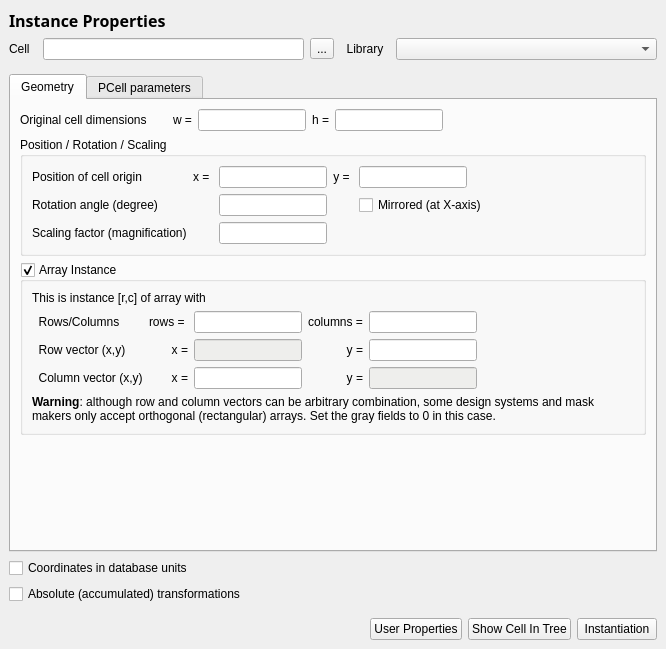
<?xml version="1.0" encoding="UTF-8"?>
<ui version="4.0">
 <class>InstPropertiesPage</class>
 <widget class="QWidget" name="InstPropertiesPage">
  <property name="geometry">
   <rect>
    <x>0</x>
    <y>0</y>
    <width>666</width>
    <height>649</height>
   </rect>
  </property>
  <property name="windowTitle">
   <string>Form</string>
  </property>
  <layout class="QVBoxLayout">
   <property name="spacing">
    <number>6</number>
   </property>
   <property name="leftMargin">
    <number>9</number>
   </property>
   <property name="topMargin">
    <number>9</number>
   </property>
   <property name="rightMargin">
    <number>9</number>
   </property>
   <property name="bottomMargin">
    <number>9</number>
   </property>
   <item>
    <widget class="QFrame" name="frame_3">
     <property name="frameShape">
      <enum>QFrame::NoFrame</enum>
     </property>
     <property name="frameShadow">
      <enum>QFrame::Raised</enum>
     </property>
     <layout class="QHBoxLayout">
      <property name="spacing">
       <number>6</number>
      </property>
      <property name="leftMargin">
       <number>0</number>
      </property>
      <property name="topMargin">
       <number>0</number>
      </property>
      <property name="rightMargin">
       <number>0</number>
      </property>
      <property name="bottomMargin">
       <number>0</number>
      </property>
      <item>
       <widget class="QLabel" name="label_12">
        <property name="font">
         <font>
          <family>Sans Serif</family>
          <pointsize>12</pointsize>
          <weight>75</weight>
          <italic>false</italic>
          <bold>true</bold>
          <underline>false</underline>
          <strikeout>false</strikeout>
         </font>
        </property>
        <property name="text">
         <string>Instance Properties</string>
        </property>
       </widget>
      </item>
      <item>
       <widget class="QLabel" name="info_lbl">
        <property name="sizePolicy">
         <sizepolicy hsizetype="Fixed" vsizetype="Fixed">
          <horstretch>0</horstretch>
          <verstretch>0</verstretch>
         </sizepolicy>
        </property>
        <property name="text">
         <string/>
        </property>
        <property name="alignment">
         <set>Qt::AlignRight|Qt::AlignTrailing|Qt::AlignVCenter</set>
        </property>
       </widget>
      </item>
     </layout>
    </widget>
   </item>
   <item>
    <widget class="QFrame" name="frame_4">
     <property name="frameShape">
      <enum>QFrame::NoFrame</enum>
     </property>
     <property name="frameShadow">
      <enum>QFrame::Raised</enum>
     </property>
     <layout class="QHBoxLayout">
      <property name="spacing">
       <number>6</number>
      </property>
      <property name="leftMargin">
       <number>0</number>
      </property>
      <property name="topMargin">
       <number>0</number>
      </property>
      <property name="rightMargin">
       <number>0</number>
      </property>
      <property name="bottomMargin">
       <number>0</number>
      </property>
      <item>
       <widget class="QLabel" name="label_3">
        <property name="text">
         <string>Cell  </string>
        </property>
       </widget>
      </item>
      <item>
       <widget class="QLineEdit" name="cell_name_le">
        <property name="sizePolicy">
         <sizepolicy hsizetype="Expanding" vsizetype="Fixed">
          <horstretch>0</horstretch>
          <verstretch>0</verstretch>
         </sizepolicy>
        </property>
       </widget>
      </item>
      <item>
       <widget class="QToolButton" name="browse_pb">
        <property name="text">
         <string>...</string>
        </property>
       </widget>
      </item>
      <item>
       <widget class="QLabel" name="label_18">
        <property name="text">
         <string>  Library  </string>
        </property>
       </widget>
      </item>
      <item>
       <widget class="lay::LibrarySelectionComboBox" name="lib_cbx">
        <property name="sizePolicy">
         <sizepolicy hsizetype="Expanding" vsizetype="Fixed">
          <horstretch>0</horstretch>
          <verstretch>0</verstretch>
         </sizepolicy>
        </property>
       </widget>
      </item>
     </layout>
    </widget>
   </item>
   <item>
    <spacer>
     <property name="orientation">
      <enum>Qt::Vertical</enum>
     </property>
     <property name="sizeType">
      <enum>QSizePolicy::Fixed</enum>
     </property>
     <property name="sizeHint" stdset="0">
      <size>
       <width>20</width>
       <height>8</height>
      </size>
     </property>
    </spacer>
   </item>
   <item>
    <widget class="QTabWidget" name="param_tab_widget">
     <property name="sizePolicy">
      <sizepolicy hsizetype="Expanding" vsizetype="Expanding">
       <horstretch>0</horstretch>
       <verstretch>1</verstretch>
      </sizepolicy>
     </property>
     <property name="currentIndex">
      <number>0</number>
     </property>
     <widget class="QWidget" name="tab">
      <property name="sizePolicy">
       <sizepolicy hsizetype="Preferred" vsizetype="Minimum">
        <horstretch>0</horstretch>
        <verstretch>0</verstretch>
       </sizepolicy>
      </property>
      <attribute name="title">
       <string>Geometry</string>
      </attribute>
      <layout class="QVBoxLayout">
       <property name="spacing">
        <number>6</number>
       </property>
       <property name="leftMargin">
        <number>9</number>
       </property>
       <property name="topMargin">
        <number>9</number>
       </property>
       <property name="rightMargin">
        <number>9</number>
       </property>
       <property name="bottomMargin">
        <number>9</number>
       </property>
       <item>
        <widget class="QFrame" name="frame_2">
         <property name="frameShape">
          <enum>QFrame::NoFrame</enum>
         </property>
         <property name="frameShadow">
          <enum>QFrame::Raised</enum>
         </property>
         <layout class="QHBoxLayout" name="horizontalLayout">
          <property name="leftMargin">
           <number>0</number>
          </property>
          <property name="topMargin">
           <number>0</number>
          </property>
          <property name="rightMargin">
           <number>0</number>
          </property>
          <property name="bottomMargin">
           <number>0</number>
          </property>
          <item>
           <widget class="QLabel" name="label_19">
            <property name="text">
             <string>Original cell dimensions      </string>
            </property>
           </widget>
          </item>
          <item>
           <widget class="QLabel" name="label_20">
            <property name="text">
             <string>w =</string>
            </property>
           </widget>
          </item>
          <item>
           <widget class="QLineEdit" name="cw_le">
            <property name="sizePolicy">
             <sizepolicy hsizetype="Fixed" vsizetype="Fixed">
              <horstretch>0</horstretch>
              <verstretch>0</verstretch>
             </sizepolicy>
            </property>
            <property name="frame">
             <bool>true</bool>
            </property>
            <property name="readOnly">
             <bool>true</bool>
            </property>
           </widget>
          </item>
          <item>
           <widget class="QLabel" name="label_21">
            <property name="text">
             <string>h =</string>
            </property>
           </widget>
          </item>
          <item>
           <widget class="QLineEdit" name="ch_le">
            <property name="sizePolicy">
             <sizepolicy hsizetype="Fixed" vsizetype="Fixed">
              <horstretch>0</horstretch>
              <verstretch>0</verstretch>
             </sizepolicy>
            </property>
            <property name="readOnly">
             <bool>true</bool>
            </property>
           </widget>
          </item>
          <item>
           <spacer name="horizontalSpacer_3">
            <property name="orientation">
             <enum>Qt::Horizontal</enum>
            </property>
            <property name="sizeHint" stdset="0">
             <size>
              <width>127</width>
              <height>20</height>
             </size>
            </property>
           </spacer>
          </item>
         </layout>
        </widget>
       </item>
       <item>
        <widget class="QGroupBox" name="groupBox">
         <property name="title">
          <string>Position / Rotation / Scaling</string>
         </property>
         <layout class="QGridLayout">
          <property name="leftMargin">
           <number>9</number>
          </property>
          <property name="topMargin">
           <number>9</number>
          </property>
          <property name="rightMargin">
           <number>9</number>
          </property>
          <property name="bottomMargin">
           <number>9</number>
          </property>
          <property name="spacing">
           <number>6</number>
          </property>
          <item row="1" column="4">
           <widget class="QCheckBox" name="mirror_cbx">
            <property name="sizePolicy">
             <sizepolicy hsizetype="Minimum" vsizetype="Fixed">
              <horstretch>0</horstretch>
              <verstretch>0</verstretch>
             </sizepolicy>
            </property>
            <property name="text">
             <string>Mirrored (at X-axis)</string>
            </property>
           </widget>
          </item>
          <item row="0" column="0">
           <widget class="QLabel" name="label">
            <property name="text">
             <string>Position of cell origin</string>
            </property>
           </widget>
          </item>
          <item row="2" column="0">
           <widget class="QLabel" name="label_17">
            <property name="text">
             <string>Scaling factor (magnification)</string>
            </property>
           </widget>
          </item>
          <item row="2" column="2">
           <widget class="QLineEdit" name="mag_le">
            <property name="sizePolicy">
             <sizepolicy hsizetype="Fixed" vsizetype="Fixed">
              <horstretch>0</horstretch>
              <verstretch>0</verstretch>
             </sizepolicy>
            </property>
           </widget>
          </item>
          <item row="1" column="2">
           <widget class="QLineEdit" name="angle_le">
            <property name="sizePolicy">
             <sizepolicy hsizetype="Fixed" vsizetype="Fixed">
              <horstretch>0</horstretch>
              <verstretch>0</verstretch>
             </sizepolicy>
            </property>
           </widget>
          </item>
          <item row="0" column="1">
           <widget class="QLabel" name="label_5">
            <property name="text">
             <string>x = </string>
            </property>
           </widget>
          </item>
          <item row="0" column="3">
           <widget class="QLabel" name="label_7">
            <property name="text">
             <string>y = </string>
            </property>
            <property name="alignment">
             <set>Qt::AlignRight|Qt::AlignTrailing|Qt::AlignVCenter</set>
            </property>
           </widget>
          </item>
          <item row="1" column="0">
           <widget class="QLabel" name="label_2">
            <property name="text">
             <string>Rotation angle (degree)</string>
            </property>
           </widget>
          </item>
          <item row="0" column="2">
           <widget class="QLineEdit" name="pos_x_le">
            <property name="sizePolicy">
             <sizepolicy hsizetype="Fixed" vsizetype="Fixed">
              <horstretch>0</horstretch>
              <verstretch>0</verstretch>
             </sizepolicy>
            </property>
           </widget>
          </item>
          <item row="0" column="4">
           <widget class="QLineEdit" name="pos_y_le">
            <property name="sizePolicy">
             <sizepolicy hsizetype="Fixed" vsizetype="Fixed">
              <horstretch>0</horstretch>
              <verstretch>0</verstretch>
             </sizepolicy>
            </property>
           </widget>
          </item>
          <item row="0" column="5">
           <spacer name="horizontalSpacer">
            <property name="orientation">
             <enum>Qt::Horizontal</enum>
            </property>
            <property name="sizeHint" stdset="0">
             <size>
              <width>40</width>
              <height>20</height>
             </size>
            </property>
           </spacer>
          </item>
         </layout>
        </widget>
       </item>
       <item>
        <widget class="QGroupBox" name="array_grp">
         <property name="sizePolicy">
          <sizepolicy hsizetype="Preferred" vsizetype="Preferred">
           <horstretch>0</horstretch>
           <verstretch>0</verstretch>
          </sizepolicy>
         </property>
         <property name="title">
          <string>Array Instance</string>
         </property>
         <property name="checkable">
          <bool>true</bool>
         </property>
         <layout class="QGridLayout">
          <property name="leftMargin">
           <number>9</number>
          </property>
          <property name="topMargin">
           <number>9</number>
          </property>
          <property name="rightMargin">
           <number>9</number>
          </property>
          <property name="bottomMargin">
           <number>9</number>
          </property>
          <property name="spacing">
           <number>6</number>
          </property>
          <item row="3" column="0">
           <widget class="QLabel" name="label_16">
            <property name="text">
             <string>  Column vector (x,y)</string>
            </property>
           </widget>
          </item>
          <item row="3" column="1">
           <widget class="QLabel" name="label_14">
            <property name="text">
             <string>x =</string>
            </property>
            <property name="alignment">
             <set>Qt::AlignRight|Qt::AlignTrailing|Qt::AlignVCenter</set>
            </property>
           </widget>
          </item>
          <item row="3" column="3">
           <widget class="QLabel" name="label_15">
            <property name="text">
             <string>y =</string>
            </property>
            <property name="alignment">
             <set>Qt::AlignRight|Qt::AlignTrailing|Qt::AlignVCenter</set>
            </property>
           </widget>
          </item>
          <item row="2" column="3">
           <widget class="QLabel" name="label_10">
            <property name="text">
             <string>y =</string>
            </property>
            <property name="alignment">
             <set>Qt::AlignRight|Qt::AlignTrailing|Qt::AlignVCenter</set>
            </property>
           </widget>
          </item>
          <item row="2" column="1">
           <widget class="QLabel" name="label_11">
            <property name="text">
             <string>x =</string>
            </property>
            <property name="alignment">
             <set>Qt::AlignRight|Qt::AlignTrailing|Qt::AlignVCenter</set>
            </property>
           </widget>
          </item>
          <item row="2" column="0">
           <widget class="QLabel" name="label_9">
            <property name="text">
             <string>  Row vector (x,y)</string>
            </property>
           </widget>
          </item>
          <item row="1" column="0">
           <widget class="QLabel" name="label_4">
            <property name="text">
             <string>  Rows/Columns</string>
            </property>
           </widget>
          </item>
          <item row="1" column="3">
           <widget class="QLabel" name="label_8">
            <property name="text">
             <string>columns =</string>
            </property>
           </widget>
          </item>
          <item row="1" column="4">
           <widget class="QLineEdit" name="columns_le">
            <property name="sizePolicy">
             <sizepolicy hsizetype="Fixed" vsizetype="Fixed">
              <horstretch>1</horstretch>
              <verstretch>0</verstretch>
             </sizepolicy>
            </property>
           </widget>
          </item>
          <item row="1" column="1">
           <widget class="QLabel" name="label_6">
            <property name="text">
             <string>rows = </string>
            </property>
           </widget>
          </item>
          <item row="1" column="2">
           <widget class="QLineEdit" name="rows_le">
            <property name="sizePolicy">
             <sizepolicy hsizetype="Fixed" vsizetype="Fixed">
              <horstretch>1</horstretch>
              <verstretch>0</verstretch>
             </sizepolicy>
            </property>
           </widget>
          </item>
          <item row="0" column="0" colspan="5">
           <widget class="QLabel" name="inst_lbl">
            <property name="text">
             <string>This is instance [r,c] of array with</string>
            </property>
           </widget>
          </item>
          <item row="2" column="5">
           <spacer name="horizontalSpacer_2">
            <property name="orientation">
             <enum>Qt::Horizontal</enum>
            </property>
            <property name="sizeHint" stdset="0">
             <size>
              <width>40</width>
              <height>20</height>
             </size>
            </property>
           </spacer>
          </item>
          <item row="4" column="0" colspan="6">
           <widget class="QLabel" name="label_13">
            <property name="text">
             <string>&lt;b&gt;Warning&lt;/b&gt;: although row and column vectors can be arbitrary combination, some design systems and mask makers only accept orthogonal (rectangular) arrays. Set the gray fields to 0 in this case.</string>
            </property>
            <property name="wordWrap">
             <bool>true</bool>
            </property>
           </widget>
          </item>
          <item row="2" column="4">
           <widget class="QFrame" name="frame_5">
            <property name="frameShape">
             <enum>QFrame::NoFrame</enum>
            </property>
            <property name="frameShadow">
             <enum>QFrame::Raised</enum>
            </property>
            <layout class="QVBoxLayout" name="verticalLayout">
             <property name="leftMargin">
              <number>0</number>
             </property>
             <property name="topMargin">
              <number>0</number>
             </property>
             <property name="rightMargin">
              <number>0</number>
             </property>
             <property name="bottomMargin">
              <number>0</number>
             </property>
             <item>
              <widget class="QLineEdit" name="row_y_le">
               <property name="sizePolicy">
                <sizepolicy hsizetype="Fixed" vsizetype="Fixed">
                 <horstretch>1</horstretch>
                 <verstretch>0</verstretch>
                </sizepolicy>
               </property>
              </widget>
             </item>
            </layout>
           </widget>
          </item>
          <item row="3" column="2">
           <widget class="QFrame" name="frame_6">
            <property name="frameShape">
             <enum>QFrame::NoFrame</enum>
            </property>
            <property name="frameShadow">
             <enum>QFrame::Raised</enum>
            </property>
            <layout class="QVBoxLayout" name="verticalLayout_2">
             <property name="leftMargin">
              <number>0</number>
             </property>
             <property name="topMargin">
              <number>0</number>
             </property>
             <property name="rightMargin">
              <number>0</number>
             </property>
             <property name="bottomMargin">
              <number>0</number>
             </property>
             <item>
              <widget class="QLineEdit" name="column_x_le">
               <property name="sizePolicy">
                <sizepolicy hsizetype="Fixed" vsizetype="Fixed">
                 <horstretch>1</horstretch>
                 <verstretch>0</verstretch>
                </sizepolicy>
               </property>
              </widget>
             </item>
            </layout>
           </widget>
          </item>
          <item row="2" column="2">
           <widget class="QFrame" name="frame_7">
            <property name="palette">
             <palette>
              <active>
               <colorrole role="Text">
                <brush brushstyle="SolidPattern">
                 <color alpha="255">
                  <red>136</red>
                  <green>138</green>
                  <blue>133</blue>
                 </color>
                </brush>
               </colorrole>
               <colorrole role="Base">
                <brush brushstyle="SolidPattern">
                 <color alpha="255">
                  <red>238</red>
                  <green>238</green>
                  <blue>236</blue>
                 </color>
                </brush>
               </colorrole>
               <colorrole role="PlaceholderText">
                <brush brushstyle="SolidPattern">
                 <color alpha="128">
                  <red>136</red>
                  <green>138</green>
                  <blue>133</blue>
                 </color>
                </brush>
               </colorrole>
              </active>
              <inactive>
               <colorrole role="Text">
                <brush brushstyle="SolidPattern">
                 <color alpha="255">
                  <red>136</red>
                  <green>138</green>
                  <blue>133</blue>
                 </color>
                </brush>
               </colorrole>
               <colorrole role="Base">
                <brush brushstyle="SolidPattern">
                 <color alpha="255">
                  <red>238</red>
                  <green>238</green>
                  <blue>236</blue>
                 </color>
                </brush>
               </colorrole>
               <colorrole role="PlaceholderText">
                <brush brushstyle="SolidPattern">
                 <color alpha="128">
                  <red>136</red>
                  <green>138</green>
                  <blue>133</blue>
                 </color>
                </brush>
               </colorrole>
              </inactive>
              <disabled>
               <colorrole role="Text">
                <brush brushstyle="SolidPattern">
                 <color alpha="255">
                  <red>190</red>
                  <green>190</green>
                  <blue>190</blue>
                 </color>
                </brush>
               </colorrole>
               <colorrole role="Base">
                <brush brushstyle="SolidPattern">
                 <color alpha="255">
                  <red>239</red>
                  <green>239</green>
                  <blue>239</blue>
                 </color>
                </brush>
               </colorrole>
               <colorrole role="PlaceholderText">
                <brush brushstyle="SolidPattern">
                 <color alpha="128">
                  <red>0</red>
                  <green>0</green>
                  <blue>0</blue>
                 </color>
                </brush>
               </colorrole>
              </disabled>
             </palette>
            </property>
            <property name="frameShape">
             <enum>QFrame::NoFrame</enum>
            </property>
            <property name="frameShadow">
             <enum>QFrame::Raised</enum>
            </property>
            <layout class="QVBoxLayout" name="verticalLayout_3">
             <property name="leftMargin">
              <number>0</number>
             </property>
             <property name="topMargin">
              <number>0</number>
             </property>
             <property name="rightMargin">
              <number>0</number>
             </property>
             <property name="bottomMargin">
              <number>0</number>
             </property>
             <item>
              <widget class="QLineEdit" name="row_x_le">
               <property name="sizePolicy">
                <sizepolicy hsizetype="Fixed" vsizetype="Fixed">
                 <horstretch>1</horstretch>
                 <verstretch>0</verstretch>
                </sizepolicy>
               </property>
              </widget>
             </item>
            </layout>
           </widget>
          </item>
          <item row="3" column="4">
           <widget class="QFrame" name="frame_8">
            <property name="palette">
             <palette>
              <active>
               <colorrole role="Text">
                <brush brushstyle="SolidPattern">
                 <color alpha="255">
                  <red>136</red>
                  <green>138</green>
                  <blue>133</blue>
                 </color>
                </brush>
               </colorrole>
               <colorrole role="Base">
                <brush brushstyle="SolidPattern">
                 <color alpha="255">
                  <red>238</red>
                  <green>238</green>
                  <blue>236</blue>
                 </color>
                </brush>
               </colorrole>
               <colorrole role="PlaceholderText">
                <brush brushstyle="SolidPattern">
                 <color alpha="128">
                  <red>136</red>
                  <green>138</green>
                  <blue>133</blue>
                 </color>
                </brush>
               </colorrole>
              </active>
              <inactive>
               <colorrole role="Text">
                <brush brushstyle="SolidPattern">
                 <color alpha="255">
                  <red>136</red>
                  <green>138</green>
                  <blue>133</blue>
                 </color>
                </brush>
               </colorrole>
               <colorrole role="Base">
                <brush brushstyle="SolidPattern">
                 <color alpha="255">
                  <red>238</red>
                  <green>238</green>
                  <blue>236</blue>
                 </color>
                </brush>
               </colorrole>
               <colorrole role="PlaceholderText">
                <brush brushstyle="SolidPattern">
                 <color alpha="128">
                  <red>136</red>
                  <green>138</green>
                  <blue>133</blue>
                 </color>
                </brush>
               </colorrole>
              </inactive>
              <disabled>
               <colorrole role="Text">
                <brush brushstyle="SolidPattern">
                 <color alpha="255">
                  <red>190</red>
                  <green>190</green>
                  <blue>190</blue>
                 </color>
                </brush>
               </colorrole>
               <colorrole role="Base">
                <brush brushstyle="SolidPattern">
                 <color alpha="255">
                  <red>239</red>
                  <green>239</green>
                  <blue>239</blue>
                 </color>
                </brush>
               </colorrole>
               <colorrole role="PlaceholderText">
                <brush brushstyle="SolidPattern">
                 <color alpha="128">
                  <red>0</red>
                  <green>0</green>
                  <blue>0</blue>
                 </color>
                </brush>
               </colorrole>
              </disabled>
             </palette>
            </property>
            <property name="frameShape">
             <enum>QFrame::NoFrame</enum>
            </property>
            <property name="frameShadow">
             <enum>QFrame::Raised</enum>
            </property>
            <layout class="QVBoxLayout" name="verticalLayout_4">
             <property name="leftMargin">
              <number>0</number>
             </property>
             <property name="topMargin">
              <number>0</number>
             </property>
             <property name="rightMargin">
              <number>0</number>
             </property>
             <property name="bottomMargin">
              <number>0</number>
             </property>
             <item>
              <widget class="QLineEdit" name="column_y_le">
               <property name="sizePolicy">
                <sizepolicy hsizetype="Fixed" vsizetype="Fixed">
                 <horstretch>1</horstretch>
                 <verstretch>0</verstretch>
                </sizepolicy>
               </property>
              </widget>
             </item>
            </layout>
           </widget>
          </item>
         </layout>
        </widget>
       </item>
       <item>
        <spacer>
         <property name="orientation">
          <enum>Qt::Vertical</enum>
         </property>
         <property name="sizeHint" stdset="0">
          <size>
           <width>20</width>
           <height>0</height>
          </size>
         </property>
        </spacer>
       </item>
      </layout>
     </widget>
     <widget class="QWidget" name="pcell_tab">
      <attribute name="title">
       <string>PCell parameters</string>
      </attribute>
     </widget>
    </widget>
   </item>
   <item>
    <widget class="QCheckBox" name="dbu_cb">
     <property name="text">
      <string>Coordinates in database units</string>
     </property>
    </widget>
   </item>
   <item>
    <widget class="QCheckBox" name="abs_cb">
     <property name="text">
      <string>Absolute (accumulated) transformations</string>
     </property>
    </widget>
   </item>
   <item>
    <spacer>
     <property name="orientation">
      <enum>Qt::Vertical</enum>
     </property>
     <property name="sizeHint" stdset="0">
      <size>
       <width>50</width>
       <height>8</height>
      </size>
     </property>
    </spacer>
   </item>
   <item>
    <widget class="QFrame" name="frame">
     <property name="frameShape">
      <enum>QFrame::NoFrame</enum>
     </property>
     <property name="frameShadow">
      <enum>QFrame::Raised</enum>
     </property>
     <layout class="QHBoxLayout">
      <property name="spacing">
       <number>6</number>
      </property>
      <property name="leftMargin">
       <number>0</number>
      </property>
      <property name="topMargin">
       <number>0</number>
      </property>
      <property name="rightMargin">
       <number>0</number>
      </property>
      <property name="bottomMargin">
       <number>0</number>
      </property>
      <item>
       <spacer>
        <property name="orientation">
         <enum>Qt::Horizontal</enum>
        </property>
        <property name="sizeHint" stdset="0">
         <size>
          <width>41</width>
          <height>20</height>
         </size>
        </property>
       </spacer>
      </item>
      <item>
       <widget class="QPushButton" name="prop_pb">
        <property name="text">
         <string>User Properties</string>
        </property>
       </widget>
      </item>
      <item>
       <widget class="QPushButton" name="sel_pb">
        <property name="text">
         <string>Show Cell In Tree</string>
        </property>
       </widget>
      </item>
      <item>
       <widget class="QPushButton" name="inst_pb">
        <property name="text">
         <string>Instantiation</string>
        </property>
       </widget>
      </item>
     </layout>
    </widget>
   </item>
  </layout>
 </widget>
 <customwidgets>
  <customwidget>
   <class>lay::LibrarySelectionComboBox</class>
   <extends>QComboBox</extends>
   <header>layWidgets.h</header>
  </customwidget>
 </customwidgets>
 <tabstops>
  <tabstop>cell_name_le</tabstop>
  <tabstop>browse_pb</tabstop>
  <tabstop>lib_cbx</tabstop>
  <tabstop>param_tab_widget</tabstop>
  <tabstop>cw_le</tabstop>
  <tabstop>ch_le</tabstop>
  <tabstop>pos_x_le</tabstop>
  <tabstop>pos_y_le</tabstop>
  <tabstop>angle_le</tabstop>
  <tabstop>mirror_cbx</tabstop>
  <tabstop>mag_le</tabstop>
  <tabstop>array_grp</tabstop>
  <tabstop>rows_le</tabstop>
  <tabstop>columns_le</tabstop>
  <tabstop>row_x_le</tabstop>
  <tabstop>row_y_le</tabstop>
  <tabstop>column_x_le</tabstop>
  <tabstop>column_y_le</tabstop>
  <tabstop>dbu_cb</tabstop>
  <tabstop>abs_cb</tabstop>
  <tabstop>prop_pb</tabstop>
  <tabstop>sel_pb</tabstop>
  <tabstop>inst_pb</tabstop>
 </tabstops>
 <resources/>
 <connections/>
</ui>
